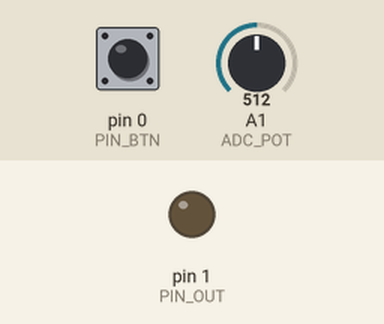
Simulated run of this sketch. Board: Arduino Uno, built with avr-gcc and run on an emulated ATmega328P. Parts: output pins drawn as LEDs (lit = HIGH). The test bench sets the inputs (shaded band); at power-on: pin 0 (PIN_BTN) HIGH, A1 (ADC_POT) = 512.

Above: at 1.2 s.
1.3 s: pin 0 (PIN_BTN) pulled LOW for 1 s
At 2.1 s:
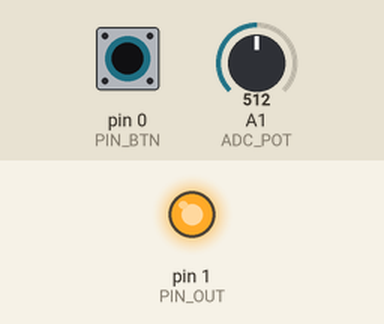
3.8 s: pin 0 (PIN_BTN) pulled LOW for 3.2 s
At 7.5 s:
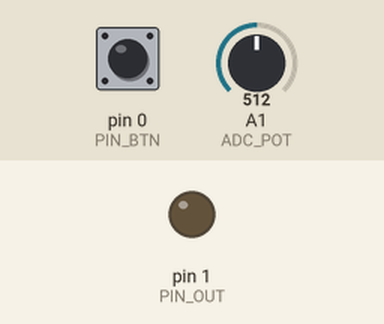
Timing chart, 0 to 9.0 s (numbered marks = the images above; inputs shaded):
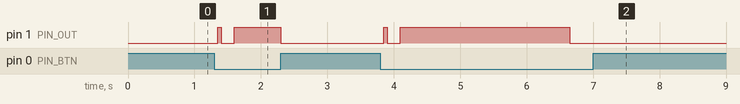

The sketch:

spotter.ino
```cpp
#define DELAY_DEB 50      // дребезг кнопки, мс
#define DELAY_PULSE 50    // импульс для создания контакта, мс
#define DELAY_PAUSE 200   // пауза после этого импульса, мс
#define DELAY_AFTER 500   // пауза после сварки
#define POT_MIN 100       // мин. время сварки, мс
#define POT_MAX 5000      // макс. время сварки, мс

#define PIN_BTN 0   // кнопка
#define PIN_OUT 1   // транс
#define ADC_POT 1   // крутилка (номер АЦП)

void setup() {
  pinMode(PIN_BTN, INPUT_PULLUP);
  pinMode(PIN_OUT, OUTPUT);
}

void loop() {
  spotter();
}

void spotter() {
  if (!digitalRead(PIN_BTN)) {              // кнопка нажата
    delay(DELAY_DEB);                       // дебаунс
    digitalWrite(PIN_OUT, 1);               // включаем транс
    if (!smartDelay(DELAY_PULSE)) return;   // ждём импульс
    digitalWrite(PIN_OUT, 0);               // выключаем транс
    if (!smartDelay(DELAY_PAUSE)) return;   // ждём паузу
    digitalWrite(PIN_OUT, 1);               // включаем транс
    int thisDelay = map(analogRead(ADC_POT), 0, 1023, POT_MIN, POT_MAX);
    if (!smartDelay(thisDelay)) return;     // ждём сварку
    digitalWrite(PIN_OUT, 0);               // выключаем транс
    while (!digitalRead(PIN_BTN));          // ждём отпускания кнопки
  }
}

// умная задержка, вернёт false если кнопка отпущена и отключит транс
bool smartDelay(int time) {
  uint32_t tmr = millis();
  while (millis() - tmr < time) {
    if (digitalRead(PIN_BTN)) {
      digitalWrite(PIN_OUT, 0);
      delay(DELAY_AFTER);
      return false;
    }
  }
  return true;
}
```

Measured:
- after the input at 1.3 s, pin 1 (PIN_OUT): LOW → HIGH after 0.05 s, → LOW 0.05 s later, → HIGH 0.20 s later, → LOW 0.70 s later
- after the input at 3.8 s, pin 1 (PIN_OUT): LOW → HIGH after 0.05 s, → LOW 0.05 s later, → HIGH 0.20 s later, → LOW 2.6 s later
